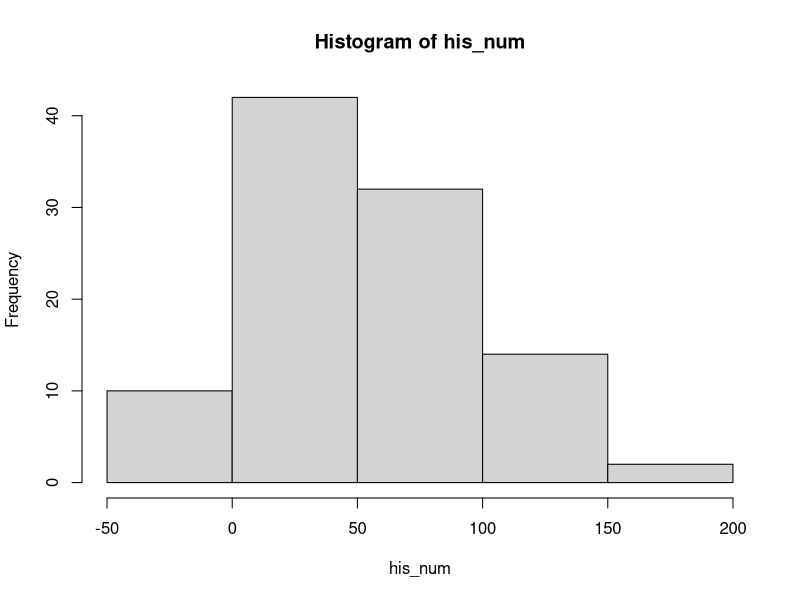

Reproduce this figure in R.
#P1
x <- 5 + 8i
y <- -6 + 7i

u <- x + y
u
v <- x * y
v
w <- x / y
w
z <- exp(x)
z
r <- sqrt(y)
r
s <- x * y^2
s


#P2
(3 + 6i)*(-7 -9i)
(5 + 4i)/(5 - 4i)
3/2i


#P3
exp(-2.1)^3 + (3.47 * log(14)) + (287^(1/4))
(3.4^7) * (log(14)) + (287^(1/4))
cos((4.12 * pi)/6)^2
cos((4.12*pi/6)^2)


#P4
x <- 6
z <- x <10
z
z <- x == 10
z
z <- x >= 4
z
z <- x != 7
z


#P5
z <- 6 > 3 + 8
z
z <- 6 + 3 > 8
z
z <- 4  > (2+9)
z
z <- (4 < 7) + 3
z
z <- 4 < 7 + 3
z
z <- (4 <7 )* 5
z
z <- 4 <(7 * 5)
z
z <- 2/5 >= 5
z


#P6
A <- matrix(c(3, -5, 6, 15, 7, 9, 13, 5, -4, 10, 8, 4, 12, 2, 11, 1), 4)
A
v <- A[, 2]
v
w <- A[2,]
w


#P7
numb <- sort(rnorm(20, 10, 5))
numb
numb <- numb[-c(1, 2, length(numb) -1, length(numb))]
numb


#P8
temData <- read.table("temperatures.txt", header=T)
head(temData)

mean(temData$temperature)
mean(temData$rain)

max(temData$temperature)
max(temData$rain)

min(temData$temperature)
min(temData$rain)

sd(temData$temperature)
sd(temData$rain)

var(temData$temperature)
var(temData$rain)

range(temData$temperature)
range(temData$rain)


#P9
tmy <- tapply(temData$temperature, temData$yr, mean)
tmy

which.min(tmy)
which.max(tmy)


#P10
his_num <- rnorm(100, 50,50)
hist(his_num)
his_num
which (abs(his_num - 10) == min(abs(his_num - 10)))
